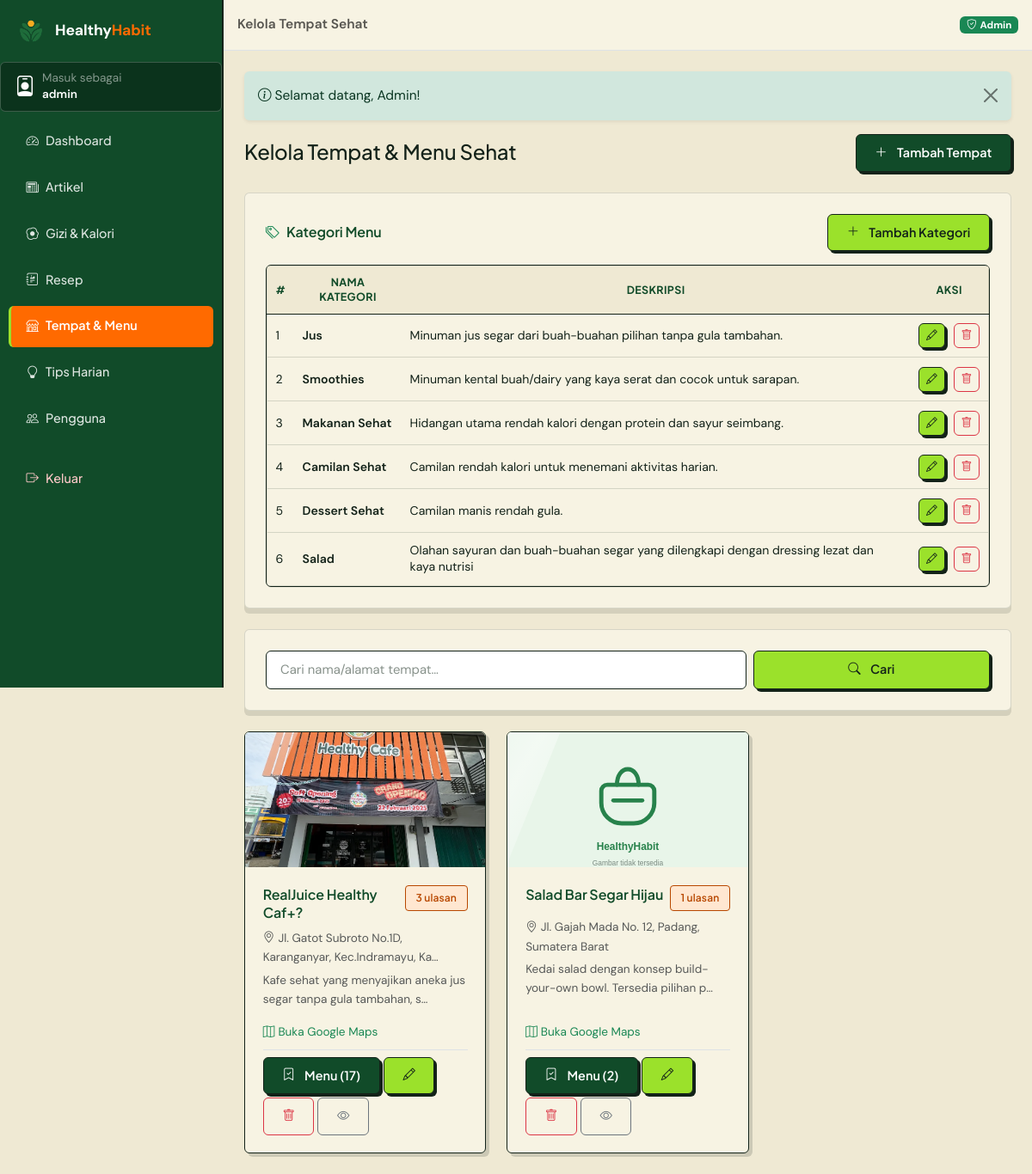
The page /admin/tempat (signed in) on the database its author committed.
### tables this page shows
CREATE TABLE `menu_categories` (
  `id_kategori_menu` int(11) NOT NULL AUTO_INCREMENT,
  `nama_kategori` varchar(80) NOT NULL,
  `deskripsi` text DEFAULT NULL,
  PRIMARY KEY (`id_kategori_menu`),
  UNIQUE KEY `uq_menu_cat_nama` (`nama_kategori`)
);

CREATE TABLE `tempat_sehat` (
  `id_tempat` int(11) NOT NULL AUTO_INCREMENT,
  `id_admin` int(11) DEFAULT NULL,
  `nama_tempat` varchar(150) NOT NULL,
  `alamat` varchar(255) NOT NULL,
  `deskripsi` text DEFAULT NULL,
  `kontak` varchar(50) DEFAULT NULL,
  `foto_tempat` varchar(255) DEFAULT NULL,
  `foto_menu` varchar(255) DEFAULT NULL,
  `link_maps` varchar(255) DEFAULT NULL,
  `link_instagram` varchar(255) DEFAULT NULL,
  `link_grabfood` varchar(255) DEFAULT NULL,
  `link_shopeefood` varchar(255) DEFAULT NULL,
  PRIMARY KEY (`id_tempat`),
  KEY `fk_tempat_admin` (`id_admin`),
  CONSTRAINT `fk_tempat_admin` FOREIGN KEY (`id_admin`) REFERENCES `users` (`id_pengguna`) ON DELETE SET NULL ON UPDATE CASCADE
);

### app/core/Controller.php (called while the page is built, shortened)
<?php
abstract class Controller
{
    protected function view(string $view, array $data = [], string $layout = 'main'): void
    {
        $contentFile = VIEWS_PATH . '/pages/' . $view . '.php';
        extract($data, EXTR_SKIP);
        require $contentFile;
    }
}

### app/controllers/admin/AdminTempatController.php (called while the page is built, shortened)
<?php
class AdminTempatController extends Controller
{
    public function index(): void
    {
        $q = $this->input('q');
        $this->view('admin/tempat/index', [
            'pageTitle' => 'Kelola Tempat Sehat',
            'activeNav' => 'tempat',
            'tempat'    => Tempat::denganRating($q ?: null),
            'q'         => $q,
            'kategoriMenu' => MenuCategory::semua(),
        ], 'admin');
    }
}

### app/core/Router.php (called while the page is built, shortened)
<?php
class Router
{
    private array $routes = [];
    private function add(string $method, string $pattern, array $handler): void
    {
        $regex = preg_replace_callback(
            '#\{(\w+)(?::([^}]+))?\}#',
            static fn(array $m): string => '(?P<' . $m[1] . '>' . ($m[2] ?? '[^/]+') . ')',
            $pattern
        );
        $this->routes[$method][] = ['#^' . $regex . '$#', $handler, $pattern];
    }
    public function dispatch(string $uri, string $method): void
    {
        $path = (string) parse_url($uri, PHP_URL_PATH);
        $path = '/' . trim($path, '/');
        $method = strtoupper($method);
        $match  = $this->match($method, $path);
        [$handler, $params] = $match;
        [$class, $action]   = $handler;
        $controller = new $class();
        $controller->$action(...array_values($params));
    }
    private function match(string $method, string $path): ?array
    {
        foreach ($this->routes[$method] ?? [] as [$regex, $handler]) {
            if (preg_match($regex, $path, $m)) {
                $params = array_filter($m, 'is_string', ARRAY_FILTER_USE_KEY);
                return [$handler, $params];
            }
        }
        return null;
    }
}

### index.php (called while the page is built, shortened)
<?php
require_once __DIR__ . '/app/helpers/helper.php';
spl_autoload_register(function (string $class): void {
    $candidates = [
        APP_PATH . '/core/' . $class . '.php',
        APP_PATH . '/models/' . $class . '.php',
        APP_PATH . '/services/' . $class . '.php',
        APP_PATH . '/controllers/' . $class . '.php',
        APP_PATH . '/controllers/admin/' . $class . '.php',
    ];
    foreach ($candidates as $file) {
        if (is_file($file)) {
            return;
        }
    }
});
$router = new Router();
$router->dispatch(
    $_SERVER['REQUEST_URI'] ?? '/',
    $_SERVER['REQUEST_METHOD'] ?? 'GET'
);

### app/core/Model.php (called while the page is built, shortened)
<?php
abstract class Model
{
    protected static string $table = '';
    protected static function db(): PDO
    {
        return Database::connect();
    }
    public static function all(?string $orderBy = null): array
    {
        $sql = 'SELECT * FROM ' . static::$table;
        if ($orderBy) {
            $sql .= ' ORDER BY ' . $orderBy;
        }
        return static::db()->query($sql)->fetchAll();
    }
}

### app/models/MenuCategory.php (called while the page is built, shortened)
<?php
class MenuCategory extends Model
{
    public static function semua(): array
    {
        return static::all('id_kategori_menu ASC');
    }
}

### app/helpers/helper.php (called while the page is built, shortened)
<?php
function e($value): string
{
    return htmlspecialchars((string) $value, ENT_QUOTES, 'UTF-8');
}
function excerpt(?string $html, int $length = 140): string
{
    $text = trim(strip_tags((string) $html));
    if (mb_strlen($text) <= $length) {
        return $text;
    }
    return mb_substr($text, 0, $length) . '…';
}
function img_url(?string $filename, string $subdir): string
{
    if ($filename && is_file(UPLOAD_PATH . '/' . $subdir . '/' . basename($filename))) {
        return UPLOAD_URL . '/' . $subdir . '/' . basename($filename);
    }
    return BASE_URL . '/assets/img/placeholder.svg';
}

### app/core/Database.php (called while the page is built, shortened)
<?php
class Database
{
    private static ?PDO $pdo = null;
    public static function connect(): PDO
    {
        if (self::$pdo instanceof PDO) {
            return self::$pdo;
        }
        $dsn = 'mysql:host=' . DB_HOST
            . ';port=' . DB_PORT
            . ';dbname=' . DB_NAME
            . ';charset=' . DB_CHARSET;
        try {
            self::$pdo = new PDO($dsn, DB_USER, DB_PASS, [
                PDO::ATTR_ERRMODE            => PDO::ERRMODE_EXCEPTION,
                PDO::ATTR_DEFAULT_FETCH_MODE => PDO::FETCH_ASSOC,
                PDO::ATTR_EMULATE_PREPARES   => false,
            ]);
        } catch (PDOException $ex) {
            http_response_code(500);
            exit(
                '<div style="font-family:Poppins,Arial,sans-serif;max-width:640px;margin:60px auto;padding:24px;border:1px solid #e0e0e0;border-radius:12px">'
                . '<h2 style="color:#27824B">Koneksi database gagal</h2>'
                . '<p>Pastikan <b>MySQL (XAMPP)</b> sudah berjalan, lalu impor file '
                . '<b>database/healthyhabit.sql</b> ke phpMyAdmin.</p>'
                . '<p style="color:#c0392b"><code>' . e($ex->getMessage()) . '</code></p>'
                . '</div>'
            );
        }
        return self::$pdo;
    }
}

### app/models/Tempat.php (called while the page is built, shortened)
<?php
class Tempat extends Model
{
    public static function denganRating(?string $q = null): array
    {
        $sql = self::BASE_SELECT;
        $params = [];
        $sql .= self::GROUP_BY . ' ORDER BY t.nama_tempat ASC';
        $st = static::db()->prepare($sql);
        $st->execute($params);
        return $st->fetchAll();
    }
}

### app/models/Menu.php (called while the page is built, shortened)
<?php
class Menu extends Model
{
    public static function byTempat(int $idTempat): array
    {
        $st = static::db()->prepare(
            'SELECT m.*, k.nama_kategori
                FROM menu m
                LEFT JOIN menu_categories k ON k.id_kategori_menu = m.id_kategori_menu
                WHERE m.id_tempat = ?
                ORDER BY m.nama_menu ASC'
        );
        $st->execute([$idTempat]);
        return $st->fetchAll();
    }
}

### app/views/pages/admin/tempat/index.php (the view, shortened to what this page needs)
<div class="d-flex justify-content-between align-items-center flex-wrap gap-2 mb-4">
    <div>
        <h1 class="h4 mb-1">Kelola Tempat &amp; Menu Sehat</h1>
    </div>
    <a href="<?= BASE_URL ?>/admin/tempat/create" class="btn btn-green fw-semibold">
        <i class="bi bi-plus-lg me-1"></i>Tambah Tempat
    </a>
</div>
<div class="panel-white mb-4">
    <div class="d-flex justify-content-between align-items-center mb-3">
        <h6 class="mb-0"><i class="bi bi-tags me-2 text-success"></i>Kategori Menu</h6>
        <button class="btn btn-sm btn-soft-green fw-semibold" data-bs-toggle="modal"
                data-bs-target="#modalKategori">
            <i class="bi bi-plus-lg me-1"></i>Tambah Kategori
        </button>
    </div>
    <?php if (!$kategoriMenu): ?>
        <p class="text-muted small mb-0">Belum ada kategori menu.</p>
    <?php else: ?>
        <div class="table-responsive">
            <table class="table table-custom align-middle mb-0">
                <thead>
                    <tr><th>#</th><th>Nama Kategori</th><th>Deskripsi</th><th class="text-end">Aksi</th></tr>
                </thead>
                <tbody>
                    <?php foreach ($kategoriMenu as $k): ?>
                        <tr>
                            <td><?= (int) $k['id_kategori_menu'] ?></td>
                            <td class="fw-semibold"><?= e($k['nama_kategori']) ?></td>
                            <td class="small text-muted"><?= e($k['deskripsi'] ?? '-') ?></td>
                            <td class="text-end text-nowrap">
                                <button class="btn btn-sm btn-soft-green" data-bs-toggle="modal"
                                        data-bs-target="#modalKategori"
                                        data-id="<?= (int) $k['id_kategori_menu'] ?>"
                                        data-nama="<?= e($k['nama_kategori']) ?>"
                                        data-deskripsi="<?= e($k['deskripsi'] ?? '') ?>">
                                    <i class="bi bi-pencil"></i>
                                </button>
                                <form action="<?= BASE_URL.'/admin/tempat/kategori/'.(int)$k['id_kategori_menu'].'/delete' ?>"
                                      method="post" class="d-inline"
                                      data-confirm="Hapus kategori '<?= e($k['nama_kategori']) ?>'?">
                                    <button class="btn btn-sm btn-outline-danger" type="submit"><i class="bi bi-trash"></i></button>
                                </form>
                            </td>
                        </tr>
                    <?php endforeach; ?>
                </tbody>
            </table>
        </div>
    <?php endif; ?>
</div>
<div class="panel-white mb-4">
    <form action="<?= BASE_URL ?>/admin/tempat" method="get" class="row g-2">
        <div class="col-md-8">
            <input type="search" class="form-control" name="q" placeholder="Cari nama/alamat tempat…"
                   value="<?= e($q) ?>">
        </div>
        <div class="col-md-4 d-grid">
            <button class="btn btn-soft-green fw-semibold"><i class="bi bi-search me-1"></i>Cari</button>
        </div>
    </form>
</div>
<div class="row g-4">
    <?php foreach ($tempat as $t): ?>
        <div class="col-md-6 col-xl-4">
            <div class="card-soft h-100">
                <div class="ratio ratio-16x9">
                    <img src="<?= img_url($t['foto_tempat'], 'tempat') ?>" alt="" class="img-cover">
                </div>
                <div class="card-body d-flex flex-column">
                    <div class="d-flex justify-content-between align-items-start mb-2">
                        <h6 class="mb-0"><?= e($t['nama_tempat']) ?></h6>
                        <span class="tag orange"><?= (int) $t['jumlah_ulasan'] ?> ulasan</span>
                    </div>
                    <p class="small text-muted mb-1">
                        <i class="bi bi-geo-alt me-1"></i><?= e(excerpt($t['alamat'], 55)) ?>
                    </p>
                    <p class="small text-muted flex-grow-1"><?= e(excerpt($t['deskripsi'], 65)) ?></p>
                    <?php if ($t['link_maps']): ?>
                        <a href="<?= e($t['link_maps']) ?>" target="_blank" rel="noopener"
                           class="small text-success mb-2"><i class="bi bi-map me-1"></i>Buka Google Maps</a>
                    <?php endif; ?>
                    <div class="d-flex flex-wrap gap-1 mt-auto pt-2 border-top">
                        <a href="<?= BASE_URL ?>/admin/tempat/<?= (int) $t['id_tempat'] ?>/menu"
                           class="btn btn-sm btn-green">
                            <i class="bi bi-bookmark-check me-1"></i>Menu (<?= count(Menu::byTempat((int) $t['id_tempat'])) ?>)
                        </a>
                        <a href="<?= BASE_URL ?>/admin/tempat/<?= (int) $t['id_tempat'] ?>/edit"
                           class="btn btn-sm btn-soft-green"><i class="bi bi-pencil"></i></a>
                        <form action="<?= BASE_URL ?>/admin/tempat/<?= (int) $t['id_tempat'] ?>/delete"
                              method="post" class="d-inline"
                              data-confirm="Hapus tempat '<?= e($t['nama_tempat']) ?>' beserta seluruh menunya?">
                            <button class="btn btn-sm btn-outline-danger"><i class="bi bi-trash"></i></button>
                        </form>
                        <a href="<?= BASE_URL ?>/tempat/<?= (int) $t['id_tempat'] ?>" target="_blank"
                           class="btn btn-sm btn-outline-secondary"><i class="bi bi-eye"></i></a>
                    </div>
                </div>
            </div>
        </div>
    <?php endforeach; ?>
</div>

### rows shown on the page
menu_categories: id_kategori_menu "1", nama_kategori "Jus", deskripsi "Minuman jus segar dari buah-buahan pilihan tanpa gula tambahan."
menu_categories: id_kategori_menu "2", nama_kategori "Smoothies", deskripsi "Minuman kental buah/dairy yang kaya serat dan cocok untuk sarapan."
menu_categories: id_kategori_menu "3", nama_kategori "Makanan Sehat", deskripsi "Hidangan utama rendah kalori dengan protein dan sayur seimbang."
menu_categories: id_kategori_menu "4", nama_kategori "Camilan Sehat", deskripsi "Camilan rendah kalori untuk menemani aktivitas harian."
menu_categories: id_kategori_menu "5", nama_kategori "Dessert Sehat", deskripsi "Camilan manis rendah gula."
menu_categories: id_kategori_menu "6", nama_kategori "Salad", deskripsi "Olahan sayuran dan buah-buahan segar yang dilengkapi dengan dressing lezat dan kaya nutrisi"
tempat_sehat: foto_tempat (picture), nama_tempat "RealJuice Healthy Caf+?", jumlah_ulasan "3", alamat "Jl. Gatot Subroto No.1D, Karanganyar, Kec.Indramayu, Ka…", deskripsi "Kafe sehat yang menyajikan aneka jus segar tanpa gula tambahan, s…", count(Menu::byTempat((int) $t['id_tempat'])) "17"
tempat_sehat: shows a picture, nama_tempat "Salad Bar Segar Hijau", jumlah_ulasan "1", alamat "Jl. Gajah Mada No. 12, Padang, Sumatera Barat", deskripsi "Kedai salad dengan konsep build-your-own bowl. Tersedia pilihan p…", count(Menu::byTempat((int) $t['id_tempat'])) "2"

### other values the page prints
Auth::user()['username'] "admin"
$item['label'] "Dashboard"
$item['label'] "Artikel"
$item['label'] "Gizi & Kalori"
$item['label'] "Resep"
$item['label'] "Tempat & Menu"
$item['label'] "Tips Harian"
$item['label'] "Pengguna"
$pageTitle "Kelola Tempat Sehat"
$f['message'] "Selamat datang, Admin!"
